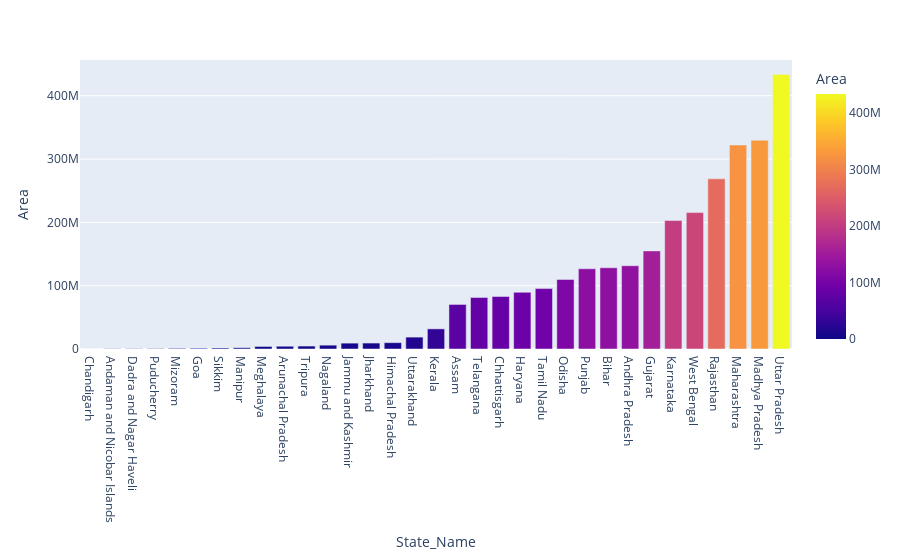

Notebook cell for this chart:
### Markdown cell above
# Area under agriculture state wise:

### Code cell
# State wise  Area of cultivation:
pro = df.groupby(by = 'State_Name')['Area'].sum().reset_index().sort_values(by = 'Area')
fig =px.bar(pro,x = 'State_Name', y = 'Area',color = 'Area')
fig.show()

### Figure 1 — Plotly figure (JSON) as saved in the notebook; plotly's stock layout.template omitted (floating-point values rounded to 4 significant figures)
{"data": [{"alignmentgroup": "True", "hovertemplate": "State_Name=%{x}<br>Area=%{marker.color}<extra></extra>", "legendgroup": "", "marker": {"color": [12502, 337100.0, 396515, 548736, 993600.0, 1206000.0, 1524479, 2007254, 4035028, 4364340, 4641609, 6053234, 9264621, 9391000.0, 10003417, 18792007, 31800000.0, 70378752, 81310646, 82931353, 89514473, 95416949, 109863514, 126715186, 128269529, 131507319, 154926124, 202908589, 215400000.0, 268788234, 322186037, 329791261, 433622332], "coloraxis": "coloraxis", "pattern": {"shape": ""}}, "name": "", "offsetgroup": "", "orientation": "v", "showlegend": false, "textposition": "auto", "type": "bar", "x": ["Chandigarh", "Andaman and Nicobar Islands", "Dadra and Nagar Haveli", "Puducherry", "Mizoram", "Goa", "Sikkim", "Manipur", "Meghalaya", "Arunachal Pradesh", "Tripura", "Nagaland", "Jammu and Kashmir ", "Jharkhand", "Himachal Pradesh", "Uttarakhand", "Kerala", "Assam", "Telangana ", "Chhattisgarh", "Haryana", "Tamil Nadu", "Odisha", "Punjab", "Bihar", "Andhra Pradesh", "Gujarat", "Karnataka", "West Bengal", "Rajasthan", "Maharashtra", "Madhya Pradesh", "Uttar Pradesh"], "xaxis": "x", "y": [12502, 337100.0, 396515, 548736, 993600.0, 1206000.0, 1524479, 2007254, 4035028, 4364340, 4641609, 6053234, 9264621, 9391000.0, 10003417, 18792007, 31800000.0, 70378752, 81310646, 82931353, 89514473, 95416949, 109863514, 126715186, 128269529, 131507319, 154926124, 202908589, 215400000.0, 268788234, 322186037, 329791261, 433622332], "yaxis": "y"}], "layout": {"barmode": "relative", "coloraxis": {"colorbar": {"title": {"text": "Area"}}, "colorscale": [[0, "#0d0887"], [0.1111, "#46039f"], [0.2222, "#7201a8"], [0.3333, "#9c179e"], [0.4444, "#bd3786"], [0.5556, "#d8576b"], [0.6667, "#ed7953"], [0.7778, "#fb9f3a"], [0.8889, "#fdca26"], [1, "#f0f921"]]}, "legend": {"tracegroupgap": 0}, "margin": {"t": 60}, "xaxis": {"anchor": "y", "domain": [0, 1], "title": {"text": "State_Name"}}, "yaxis": {"anchor": "x", "domain": [0, 1], "title": {"text": "Area"}}}}
